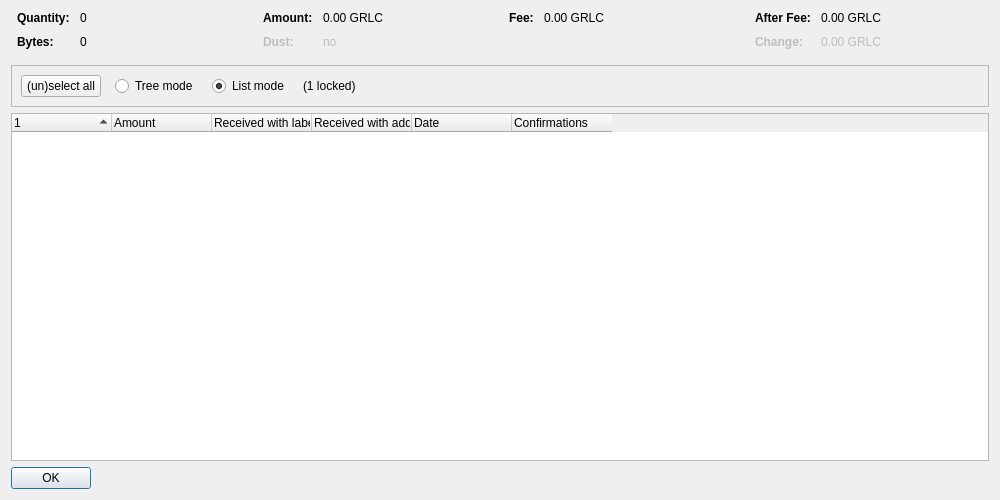
<?xml version="1.0" encoding="UTF-8"?>
<ui version="4.0">
 <class>CoinControlDialog</class>
 <widget class="QDialog" name="CoinControlDialog">
  <property name="geometry">
   <rect>
    <x>0</x>
    <y>0</y>
    <width>1000</width>
    <height>500</height>
   </rect>
  </property>
  <property name="windowTitle">
   <string>Coin Selection</string>
  </property>
  <layout class="QVBoxLayout" name="verticalLayout">
   <item>
    <layout class="QHBoxLayout" name="horizontalLayoutTop" stretch="0,0,0,0">
     <property name="topMargin">
      <number>0</number>
     </property>
     <property name="bottomMargin">
      <number>10</number>
     </property>
     <item>
      <layout class="QFormLayout" name="formLayoutCoinControl1">
       <property name="horizontalSpacing">
        <number>10</number>
       </property>
       <property name="verticalSpacing">
        <number>10</number>
       </property>
       <property name="leftMargin">
        <number>6</number>
       </property>
       <property name="rightMargin">
        <number>6</number>
       </property>
       <item row="0" column="0">
        <widget class="QLabel" name="labelCoinControlQuantityText">
         <property name="font">
          <font>
           <weight>75</weight>
           <bold>true</bold>
          </font>
         </property>
         <property name="text">
          <string>Quantity:</string>
         </property>
        </widget>
       </item>
       <item row="0" column="1">
        <widget class="QLabel" name="labelCoinControlQuantity">
         <property name="cursor">
          <cursorShape>IBeamCursor</cursorShape>
         </property>
         <property name="contextMenuPolicy">
          <enum>Qt::ActionsContextMenu</enum>
         </property>
         <property name="text">
          <string notr="true">0</string>
         </property>
         <property name="textInteractionFlags">
          <set>Qt::LinksAccessibleByMouse|Qt::TextSelectableByKeyboard|Qt::TextSelectableByMouse</set>
         </property>
        </widget>
       </item>
       <item row="1" column="0">
        <widget class="QLabel" name="labelCoinControlBytesText">
         <property name="font">
          <font>
           <weight>75</weight>
           <bold>true</bold>
          </font>
         </property>
         <property name="text">
          <string>Bytes:</string>
         </property>
        </widget>
       </item>
       <item row="1" column="1">
        <widget class="QLabel" name="labelCoinControlBytes">
         <property name="cursor">
          <cursorShape>IBeamCursor</cursorShape>
         </property>
         <property name="contextMenuPolicy">
          <enum>Qt::ActionsContextMenu</enum>
         </property>
         <property name="text">
          <string notr="true">0</string>
         </property>
         <property name="textInteractionFlags">
          <set>Qt::LinksAccessibleByMouse|Qt::TextSelectableByKeyboard|Qt::TextSelectableByMouse</set>
         </property>
        </widget>
       </item>
      </layout>
     </item>
     <item>
      <layout class="QFormLayout" name="formLayoutCoinControl2">
       <property name="horizontalSpacing">
        <number>10</number>
       </property>
       <property name="verticalSpacing">
        <number>10</number>
       </property>
       <property name="leftMargin">
        <number>6</number>
       </property>
       <property name="rightMargin">
        <number>6</number>
       </property>
       <item row="0" column="0">
        <widget class="QLabel" name="labelCoinControlAmountText">
         <property name="font">
          <font>
           <weight>75</weight>
           <bold>true</bold>
          </font>
         </property>
         <property name="text">
          <string>Amount:</string>
         </property>
        </widget>
       </item>
       <item row="0" column="1">
        <widget class="QLabel" name="labelCoinControlAmount">
         <property name="cursor">
          <cursorShape>IBeamCursor</cursorShape>
         </property>
         <property name="contextMenuPolicy">
          <enum>Qt::ActionsContextMenu</enum>
         </property>
         <property name="text">
          <string notr="true">0.00 GRLC</string>
         </property>
         <property name="textInteractionFlags">
          <set>Qt::LinksAccessibleByMouse|Qt::TextSelectableByKeyboard|Qt::TextSelectableByMouse</set>
         </property>
        </widget>
       </item>
       <item row="1" column="0">
        <widget class="QLabel" name="labelCoinControlLowOutputText">
         <property name="enabled">
          <bool>false</bool>
         </property>
         <property name="font">
          <font>
           <weight>75</weight>
           <bold>true</bold>
          </font>
         </property>
         <property name="text">
          <string>Dust:</string>
         </property>
        </widget>
       </item>
       <item row="1" column="1">
        <widget class="QLabel" name="labelCoinControlLowOutput">
         <property name="enabled">
          <bool>false</bool>
         </property>
         <property name="cursor">
          <cursorShape>IBeamCursor</cursorShape>
         </property>
         <property name="contextMenuPolicy">
          <enum>Qt::ActionsContextMenu</enum>
         </property>
         <property name="text">
          <string notr="true">no</string>
         </property>
         <property name="textInteractionFlags">
          <set>Qt::LinksAccessibleByMouse|Qt::TextSelectableByKeyboard|Qt::TextSelectableByMouse</set>
         </property>
        </widget>
       </item>
      </layout>
     </item>
     <item>
      <layout class="QFormLayout" name="formLayoutCoinControl3">
       <property name="horizontalSpacing">
        <number>10</number>
       </property>
       <property name="verticalSpacing">
        <number>10</number>
       </property>
       <property name="leftMargin">
        <number>6</number>
       </property>
       <property name="rightMargin">
        <number>6</number>
       </property>
       <item row="0" column="0">
        <widget class="QLabel" name="labelCoinControlFeeText">
         <property name="font">
          <font>
           <weight>75</weight>
           <bold>true</bold>
          </font>
         </property>
         <property name="text">
          <string>Fee:</string>
         </property>
        </widget>
       </item>
       <item row="0" column="1">
        <widget class="QLabel" name="labelCoinControlFee">
         <property name="cursor">
          <cursorShape>IBeamCursor</cursorShape>
         </property>
         <property name="contextMenuPolicy">
          <enum>Qt::ActionsContextMenu</enum>
         </property>
         <property name="text">
          <string notr="true">0.00 GRLC</string>
         </property>
         <property name="textInteractionFlags">
          <set>Qt::LinksAccessibleByMouse|Qt::TextSelectableByKeyboard|Qt::TextSelectableByMouse</set>
         </property>
        </widget>
       </item>
      </layout>
     </item>
     <item>
      <layout class="QFormLayout" name="formLayoutCoinControl4">
       <property name="horizontalSpacing">
        <number>10</number>
       </property>
       <property name="verticalSpacing">
        <number>10</number>
       </property>
       <property name="leftMargin">
        <number>6</number>
       </property>
       <property name="rightMargin">
        <number>6</number>
       </property>
       <item row="0" column="0">
        <widget class="QLabel" name="labelCoinControlAfterFeeText">
         <property name="font">
          <font>
           <weight>75</weight>
           <bold>true</bold>
          </font>
         </property>
         <property name="text">
          <string>After Fee:</string>
         </property>
        </widget>
       </item>
       <item row="0" column="1">
        <widget class="QLabel" name="labelCoinControlAfterFee">
         <property name="cursor">
          <cursorShape>IBeamCursor</cursorShape>
         </property>
         <property name="contextMenuPolicy">
          <enum>Qt::ActionsContextMenu</enum>
         </property>
         <property name="text">
          <string notr="true">0.00 GRLC</string>
         </property>
         <property name="textInteractionFlags">
          <set>Qt::LinksAccessibleByMouse|Qt::TextSelectableByKeyboard|Qt::TextSelectableByMouse</set>
         </property>
        </widget>
       </item>
       <item row="1" column="0">
        <widget class="QLabel" name="labelCoinControlChangeText">
         <property name="enabled">
          <bool>false</bool>
         </property>
         <property name="font">
          <font>
           <weight>75</weight>
           <bold>true</bold>
          </font>
         </property>
         <property name="text">
          <string>Change:</string>
         </property>
        </widget>
       </item>
       <item row="1" column="1">
        <widget class="QLabel" name="labelCoinControlChange">
         <property name="enabled">
          <bool>false</bool>
         </property>
         <property name="cursor">
          <cursorShape>IBeamCursor</cursorShape>
         </property>
         <property name="contextMenuPolicy">
          <enum>Qt::ActionsContextMenu</enum>
         </property>
         <property name="text">
          <string notr="true">0.00 GRLC</string>
         </property>
         <property name="textInteractionFlags">
          <set>Qt::LinksAccessibleByMouse|Qt::TextSelectableByKeyboard|Qt::TextSelectableByMouse</set>
         </property>
        </widget>
       </item>
      </layout>
     </item>
    </layout>
   </item>
   <item>
    <widget class="QFrame" name="frame">
     <property name="minimumSize">
      <size>
       <width>0</width>
       <height>40</height>
      </size>
     </property>
     <property name="frameShape">
      <enum>QFrame::StyledPanel</enum>
     </property>
     <property name="frameShadow">
      <enum>QFrame::Sunken</enum>
     </property>
     <layout class="QHBoxLayout" name="horizontalLayout">
      <item>
       <layout class="QHBoxLayout" name="horizontalLayoutPanel" stretch="0,0,0,0,0">
        <property name="spacing">
         <number>14</number>
        </property>
        <item>
         <widget class="QPushButton" name="pushButtonSelectAll">
          <property name="sizePolicy">
           <sizepolicy hsizetype="Maximum" vsizetype="Fixed">
            <horstretch>0</horstretch>
            <verstretch>0</verstretch>
           </sizepolicy>
          </property>
          <property name="text">
           <string>(un)select all</string>
          </property>
          <property name="autoDefault">
           <bool>false</bool>
          </property>
         </widget>
        </item>
        <item>
         <widget class="QRadioButton" name="radioTreeMode">
          <property name="sizePolicy">
           <sizepolicy hsizetype="Maximum" vsizetype="Fixed">
            <horstretch>0</horstretch>
            <verstretch>0</verstretch>
           </sizepolicy>
          </property>
          <property name="text">
           <string>Tree mode</string>
          </property>
         </widget>
        </item>
        <item>
         <widget class="QRadioButton" name="radioListMode">
          <property name="sizePolicy">
           <sizepolicy hsizetype="Maximum" vsizetype="Fixed">
            <horstretch>0</horstretch>
            <verstretch>0</verstretch>
           </sizepolicy>
          </property>
          <property name="text">
           <string>List mode</string>
          </property>
          <property name="checked">
           <bool>true</bool>
          </property>
         </widget>
        </item>
        <item>
         <widget class="QLabel" name="labelLocked">
          <property name="text">
           <string notr="true">(1 locked)</string>
          </property>
         </widget>
        </item>
        <item>
         <spacer name="horizontalSpacer">
          <property name="orientation">
           <enum>Qt::Horizontal</enum>
          </property>
          <property name="sizeHint" stdset="0">
           <size>
            <width>40</width>
            <height>20</height>
           </size>
          </property>
         </spacer>
        </item>
       </layout>
      </item>
     </layout>
    </widget>
   </item>
   <item>
    <widget class="CoinControlTreeWidget" name="treeWidget">
     <property name="contextMenuPolicy">
      <enum>Qt::CustomContextMenu</enum>
     </property>
     <property name="sortingEnabled">
      <bool>false</bool>
     </property>
     <property name="columnCount">
      <number>6</number>
     </property>
     <attribute name="headerShowSortIndicator" stdset="0">
      <bool>true</bool>
     </attribute>
     <attribute name="headerStretchLastSection">
      <bool>false</bool>
     </attribute>
     <column>
      <property name="text">
       <string/>
      </property>
     </column>
     <column>
      <property name="text">
       <string>Amount</string>
      </property>
     </column>
     <column>
      <property name="text">
       <string>Received with label</string>
      </property>
     </column>
     <column>
      <property name="text">
       <string>Received with address</string>
      </property>
     </column>
     <column>
      <property name="text">
       <string>Date</string>
      </property>
     </column>
     <column>
      <property name="text">
       <string>Confirmations</string>
      </property>
      <property name="toolTip">
       <string>Confirmed</string>
      </property>
     </column>
     <column>
      <property name="text">
       <string/>
      </property>
     </column>
     <column>
      <property name="text">
       <string/>
      </property>
     </column>
     <column>
      <property name="text">
       <string/>
      </property>
     </column>
     <column>
      <property name="text">
       <string/>
      </property>
     </column>
    </widget>
   </item>
   <item>
    <widget class="QDialogButtonBox" name="buttonBox">
     <property name="sizePolicy">
      <sizepolicy hsizetype="Maximum" vsizetype="Fixed">
       <horstretch>0</horstretch>
       <verstretch>0</verstretch>
      </sizepolicy>
     </property>
     <property name="orientation">
      <enum>Qt::Horizontal</enum>
     </property>
     <property name="standardButtons">
      <set>QDialogButtonBox::Ok</set>
     </property>
    </widget>
   </item>
  </layout>
 </widget>
 <customwidgets>
  <customwidget>
   <class>CoinControlTreeWidget</class>
   <extends>QTreeWidget</extends>
   <header>qt/coincontroltreewidget.h</header>
  </customwidget>
 </customwidgets>
 <resources/>
 <connections/>
</ui>
